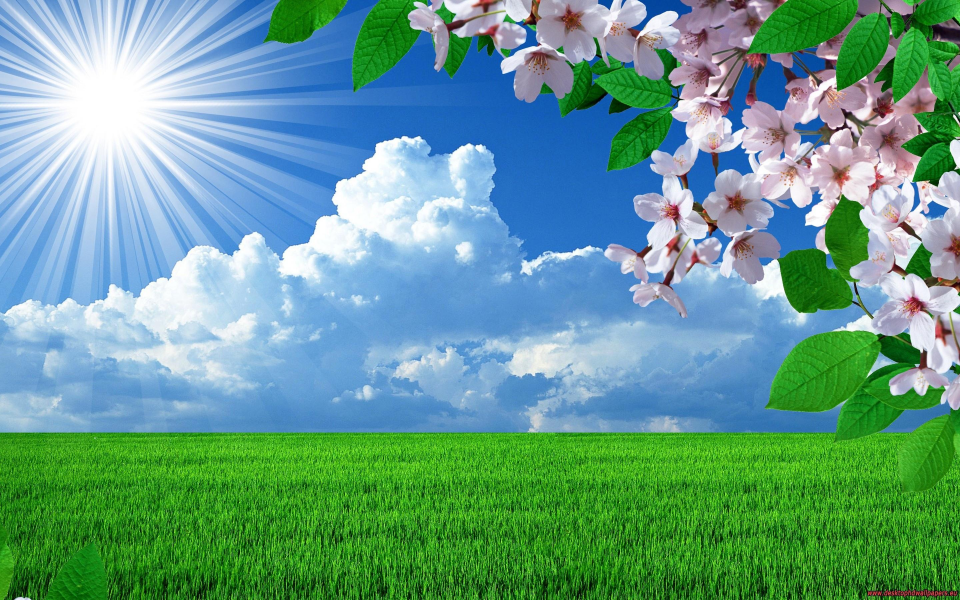
#> input picture Phase_3/image.jpg, 2880 x 1800 px (shown at 1/3 size)
$ jupyter execute Module_3.1.ipynb
#> lines starting #> are read from the running program, lines starting #| are printed output that depends on the picture; after the words box and inside, x2 and y2 are one past the last pixel; in counts of white or black regions, pixels touching at a corner belong together
# 🟡 PHASE 3 – INTERMEDIATE IMAGE PROCESSING

## 📘 Module 3.1 – Image Thresholding

- Simple threshold
- Adaptive threshold
- Otsu thresholding

### 🔹 STEP 0 – Load Image & Convert to Grayscale (MANDATORY)

[cell 1]
import cv2

image = cv2.imread("image.jpg")
#> image is the input picture: shape (1800, 2880, 3); mean B, G, R 141.8, 157.4, 101.9
img = cv2.resize(image, (600, 400))    # 600 is width, 400 is height
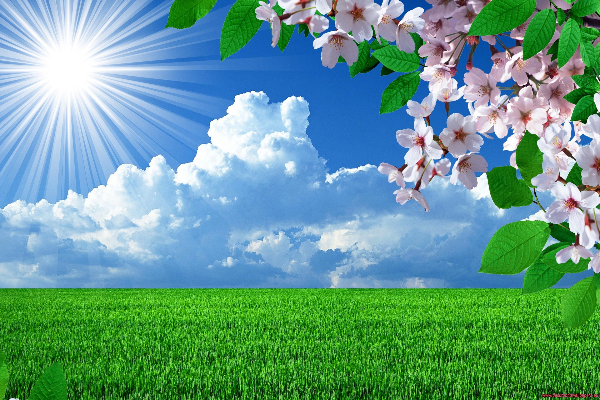
#> img: shape (400, 600, 3); mean B, G, R 141.7, 157.3, 101.9
gray = cv2.cvtColor(img, cv2.COLOR_BGR2GRAY)
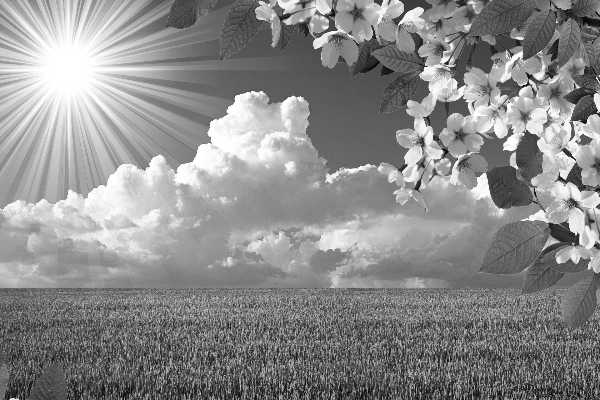
#> gray: shape (400, 600); min 1, max 255, mean 138.9

cv2.imshow("Original", img)
cv2.imshow("Grayscale", gray)
cv2.waitKey(0)
cv2.destroyAllWindows()

### Example 1 – Binary Threshold
🔍 What happens:

- Pixel > 127 → White (255)
- Pixel ≤ 127 → Black (0)

[cell 2]
_, thresh = cv2.threshold(gray, 127, 255, cv2.THRESH_BINARY)   #threshold(source image, threshold value, max value, thresholding type)
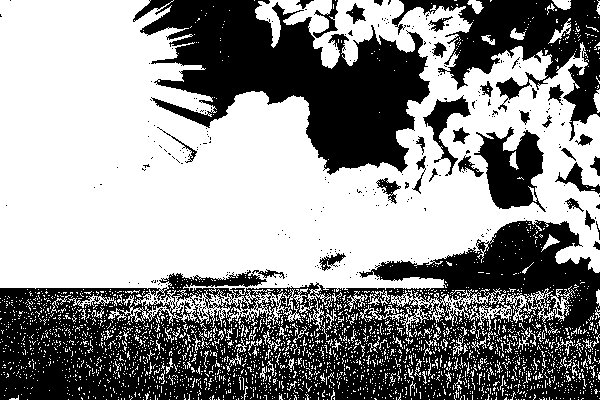
#> thresh: shape (400, 600); 56.5% white; 305 black regions (272 under 20 px), largest, box (x1, y1, x2, y2) and area: (0, 220, 600, 400) 59825, (133, 0, 430, 175) 25647, (392, 0, 600, 141) 10622

cv2.imshow("Binary Threshold", thresh)
cv2.waitKey(0)
cv2.destroyAllWindows()

### Example 2 – Binary Inverted
- just opposite

[cell 3]
_, thresh_inv = cv2.threshold(gray, 127, 255, cv2.THRESH_BINARY_INV) # Inverted Binary Threshold

cv2.imshow("Binary Inverted", thresh_inv)
cv2.waitKey(0)
cv2.destroyAllWindows()

### Example 3 – Truncate Threshold

[cell 4]
_, thresh_trunc = cv2.threshold(gray, 127, 255, cv2.THRESH_TRUNC) # pixels above the threshold are set to the threshold value, below are unchanged
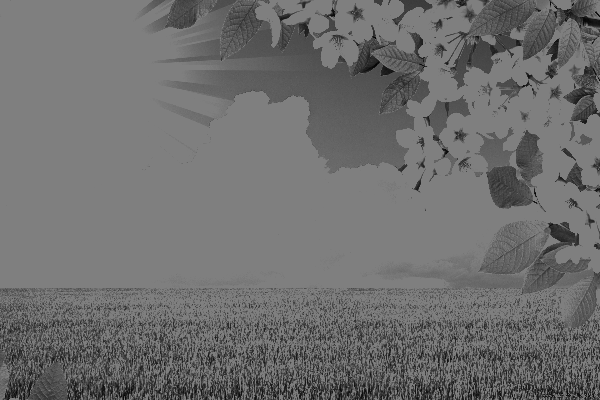
#> thresh_trunc: shape (400, 600); min 1, max 127, mean 110.3

cv2.imshow("Truncate Threshold", thresh_trunc)
cv2.waitKey(0)
cv2.destroyAllWindows()

### Example 4 – To Zero Threshold

[cell 5]
_, thresh_zero = cv2.threshold(gray, 127, 255, cv2.THRESH_TOZERO) # pixels above the threshold are kept unchanged, below are set to zero
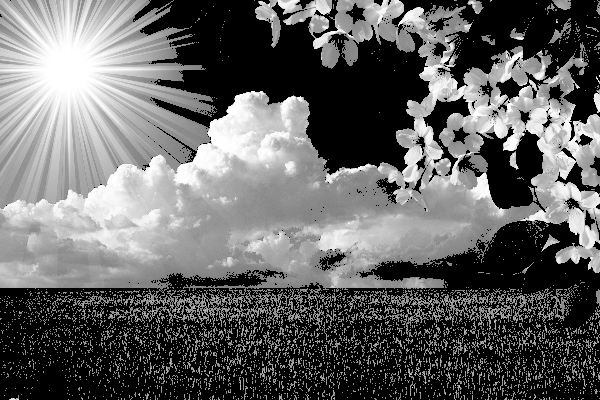
#> thresh_zero: shape (400, 600); min 0, max 255, mean 100.3

cv2.imshow("ToZero Threshold", thresh_zero)
cv2.waitKey(0)
cv2.destroyAllWindows()

### Example 5 – Adaptive Mean Threshold

[cell 6]
adaptive_mean = cv2.adaptiveThreshold(
    gray,
    255,
    cv2.ADAPTIVE_THRESH_MEAN_C,
    cv2.THRESH_BINARY,
    11,
    2
)
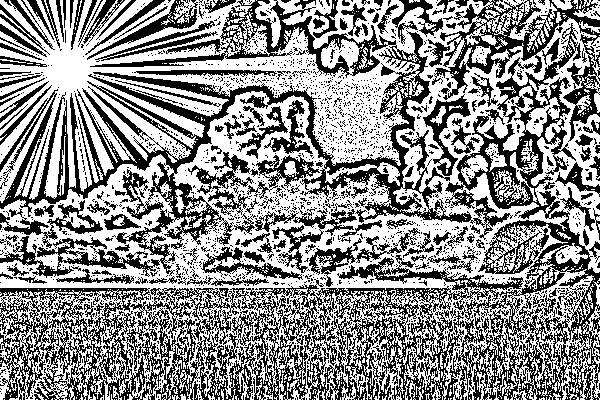
#> adaptive_mean: shape (400, 600); 55.8% white; 2101 black regions (1937 under 20 px), largest, box (x1, y1, x2, y2) and area: (0, 0, 600, 400) 75490, (255, 200, 357, 273) 1563, (188, 152, 254, 215) 1199
# adaptiveThreshold(source image, max value, adaptive method, threshold type, block size, constant subtracted from mean)

cv2.imshow("Adaptive Mean Threshold", adaptive_mean)
cv2.waitKey(0)
cv2.destroyAllWindows()

### Example 6 – Adaptive Gaussian Threshold
🔥 Used in:

- document scanning
- number plate detection
- handwriting recognition

[cell 7]
adaptive_gaussian = cv2.adaptiveThreshold(
    gray,
    255,
    cv2.ADAPTIVE_THRESH_GAUSSIAN_C,
    cv2.THRESH_BINARY,
    11,
    2
)
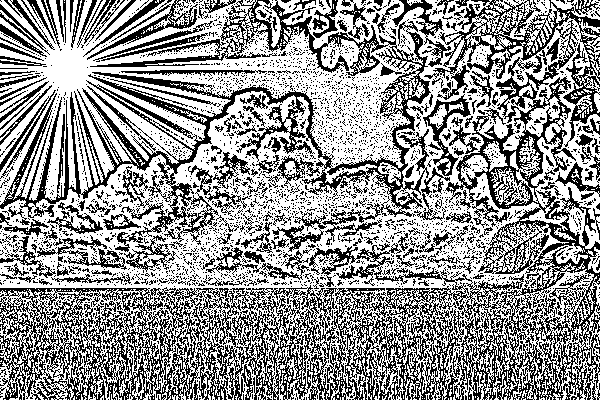
#> adaptive_gaussian: shape (400, 600); 58.3% white; black in thin lines or dots

cv2.imshow("Adaptive Gaussian Threshold", adaptive_gaussian)
cv2.waitKey(0)
cv2.destroyAllWindows()

### Example 7 – Otsu Threshold
- 📌 No threshold value given by us → OpenCV decides.
- OpenCV finds best threshold automatically.

[cell 8]
_, otsu = cv2.threshold(
    gray,
    0,
    255,
    cv2.THRESH_BINARY + cv2.THRESH_OTSU
)
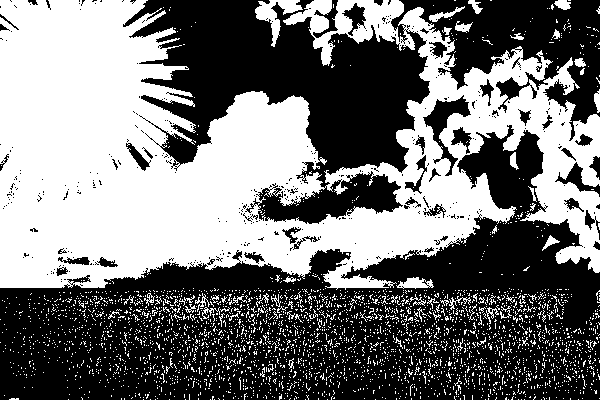
#> otsu: shape (400, 600); 46% white; 3233 white regions (3176 under 20 px), largest, box (x1, y1, x2, y2) and area: (0, 0, 600, 290) 98484, (255, 0, 303, 47) 758, (396, 277, 434, 289) 268

cv2.imshow("Otsu Threshold", otsu)
cv2.waitKey(0)
cv2.destroyAllWindows()
